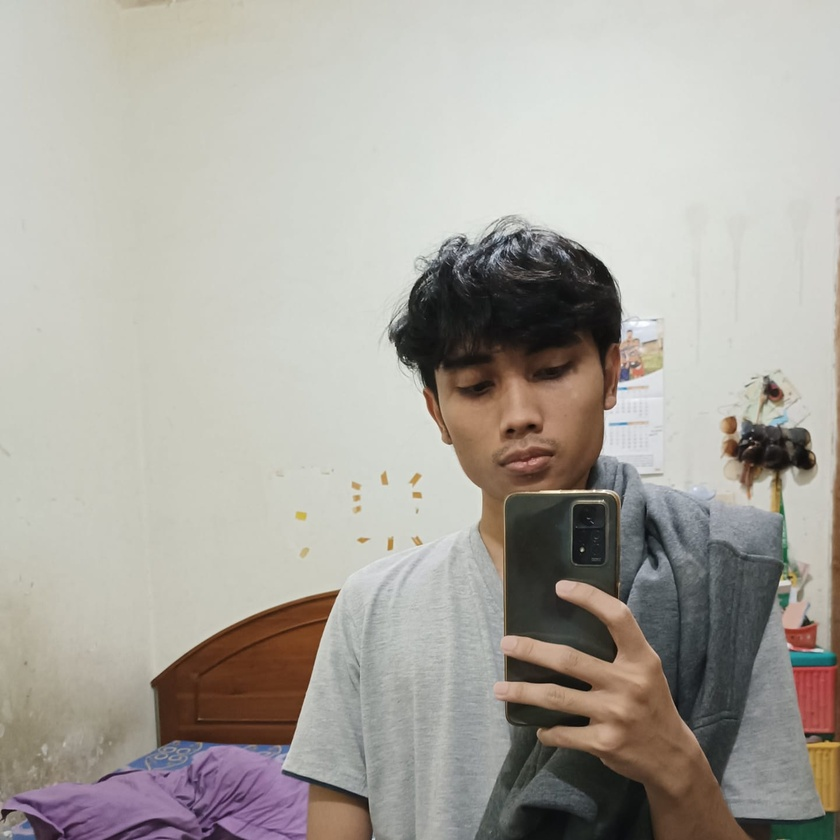
#> input picture WhatsApp Image 2024-01-08 at 13.26.24_af2f5321.jpg, 840 x 840 px, shrunk from 1442 x 1442 before the run, found by its file name
$ python opencv_enc.py
#> lines starting #> are read from the running program, lines starting #| are printed output that depends on the picture
# -*- coding: utf-8 -*-
"""

@author: Afif Khalid Fadhillah
"""

import cv2
import numpy as np

demo = cv2.imread("E:\Semester 3\Sistem Keamanan Data smt 3\SKD 14\WhatsApp Image 2024-01-08 at 13.26.24_af2f5321.jpg", 0)
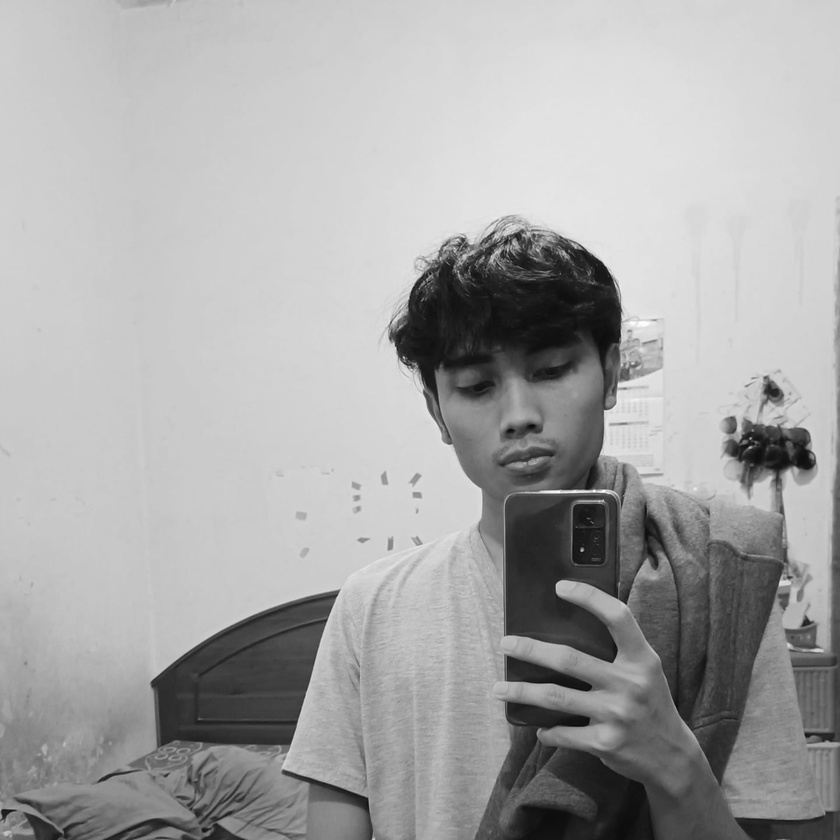
#> demo: shape (840, 840); min 6, max 255, mean 167.1
r, c = demo.shape
#> r = 840; c = 840
key = np.random.randint(0, 256, size=(r, c), dtype=np.uint8)  # Generate random key image
cv2.imwrite("E:\Semester 3\Sistem Keamanan Data smt 3\SKD 14\key.jpg", key)   # Save key image
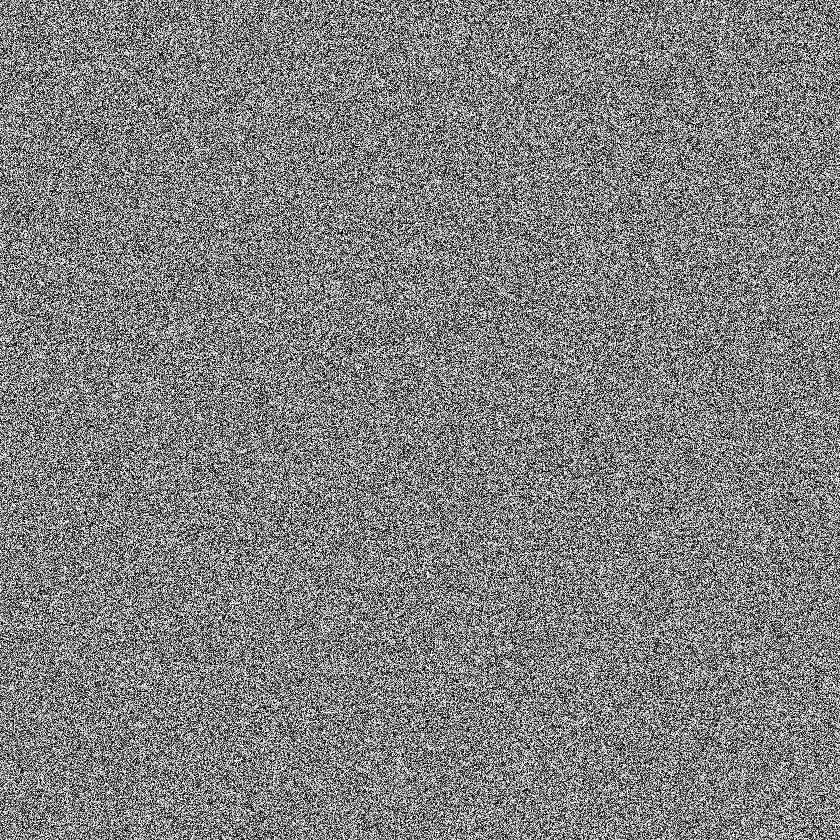
#> saved as key.jpg: shape (840, 840); min 0, max 255, mean 127.6

cv2.imshow("demo", demo)  # Display original image
cv2.imshow("key", key)  # Display key image

encryption = cv2.bitwise_xor(demo, key)  # encryption
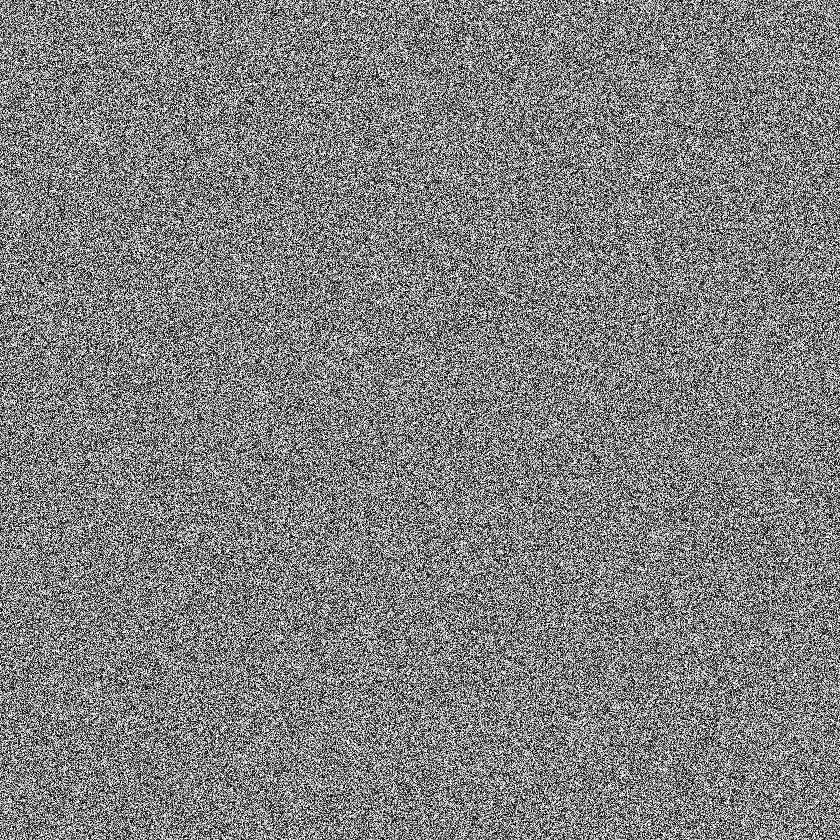
#> encryption: shape (840, 840); min 0, max 255, mean 127.6
cv2.imwrite("E:\Semester 3\Sistem Keamanan Data smt 3\SKD 14\enkripsiafif.jpg", encryption)     # Save the encrypted image
decryption = cv2.bitwise_xor(encryption, key)  # decrypt
cv2.imwrite("E:\Semester 3\Sistem Keamanan Data smt 3\SKD 14\deskripsiafif.jpg", decryption) # Save the decrypted image

cv2.imshow("encryption", encryption)  # Display ciphertext image
cv2.imshow("decryption", decryption)  # Displays the decrypted image

cv2.waitKey(-1)
cv2.destroyAllWindows()
